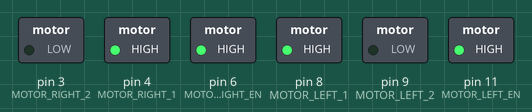
A sketch run on a simulated Arduino Uno, built with avr-gcc and run on an emulated ATmega328P. Parts: switched loads named in the sketch (green lamp = pin HIGH).

Above: at 1.0 s.
At 3.0 s:
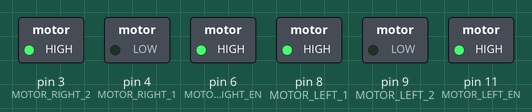
At 4.5 s:
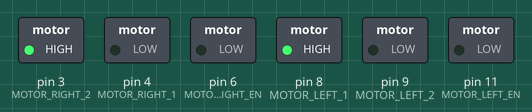
Timing chart, 0 to 5.8 s (numbered marks = the images above):
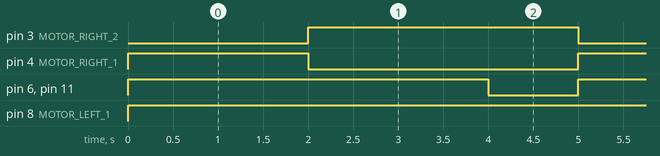

Measured:
- by itself, pin 3 (MOTOR_RIGHT_2): alternates HIGH for 3.0 s and LOW for 2.0 s
- by itself, pin 4 (MOTOR_RIGHT_1): alternates HIGH for 2.0 s and LOW for 3.0 s
- by itself, pin 6 (MOTOR_RIGHT_EN), pin 11 (MOTOR_LEFT_EN): alternates HIGH for 4.0 s and LOW for 1.0 s
- by itself, pin 8 (MOTOR_LEFT_1): LOW → HIGH at 0.00 s

The sketch:

robot_guard.ino
```cpp
// Робот Машинка в роли Часового: едет вперед,
// разворачивается, едет обратно.

// Ножки для моторов
#define MOTOR_LEFT_1 8
#define MOTOR_LEFT_2 9
#define MOTOR_LEFT_EN 11

#define MOTOR_RIGHT_1 4
#define MOTOR_RIGHT_2 3
#define MOTOR_RIGHT_EN 6

void mleft_forward() {
    // задать направление
    digitalWrite(MOTOR_LEFT_1, HIGH);
    digitalWrite(MOTOR_LEFT_2, LOW);

    // включить моторы
    digitalWrite(MOTOR_LEFT_EN, HIGH);
}

void mleft_backward() {
    // задать направление
    digitalWrite(MOTOR_LEFT_1, LOW);
    digitalWrite(MOTOR_LEFT_2, HIGH);

    // включить моторы
    digitalWrite(MOTOR_LEFT_EN, HIGH);
}

void mleft_stop() {
    // выключить моторы
    digitalWrite(MOTOR_LEFT_EN, LOW);
}

void mright_forward() {
    // задать направление
    digitalWrite(MOTOR_RIGHT_1, HIGH);
    digitalWrite(MOTOR_RIGHT_2, LOW);

    // включить моторы
    digitalWrite(MOTOR_RIGHT_EN, HIGH);
}

void mright_backward() {
    // задать направление
    digitalWrite(MOTOR_RIGHT_1, LOW);
    digitalWrite(MOTOR_RIGHT_2, HIGH);

    // включить моторы
    digitalWrite(MOTOR_RIGHT_EN, HIGH);
}

void mright_stop() {
    // выключить моторы
    digitalWrite(MOTOR_RIGHT_EN, LOW);
}

void setup() {
    pinMode(MOTOR_LEFT_1, OUTPUT);
    pinMode(MOTOR_LEFT_2, OUTPUT);
    pinMode(MOTOR_LEFT_EN, OUTPUT);

    pinMode(MOTOR_RIGHT_1, OUTPUT);
    pinMode(MOTOR_RIGHT_2, OUTPUT);
    pinMode(MOTOR_RIGHT_EN, OUTPUT);
}

void loop() {
    // едем вперёд 2 секунды
    mleft_forward();
    mright_forward();
    delay(2000);

    // разворачиваемся 2 секунды вправо
    mleft_forward();
    mright_backward();
    delay(2000);

    // секунду отдыхаем
    mleft_stop();
    mright_stop();
    delay(1000);
}
```
